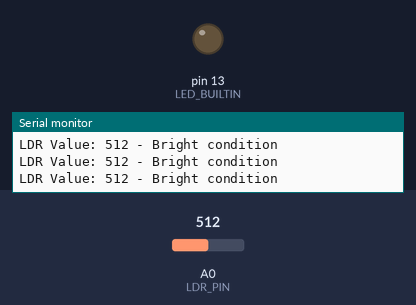
The sketch below on a simulated Arduino Uno, built with avr-gcc and run on an emulated ATmega328P. On the bench: output pins drawn as LEDs (lit = HIGH), the last lines printed to the serial monitor. The inputs (shaded band) are chosen by the test bench; at power-on: A0 (LDR_PIN) = 512.

Above: at 1.2 s.
1.3 s: A0 (LDR_PIN) set to 692
2.8 s: A0 (LDR_PIN) set to 718
At 4.2 s:
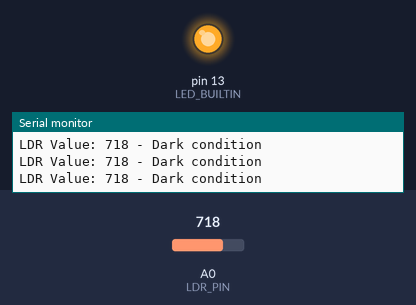
4.5 s: A0 (LDR_PIN) set to 690
At 5.6 s:
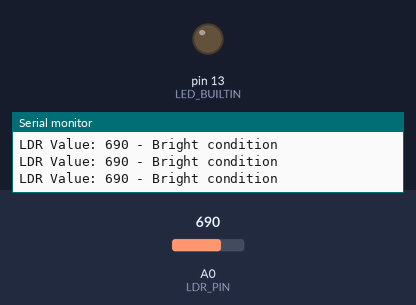
6.0 s: A0 (LDR_PIN) set to 710
At 6.8 s:
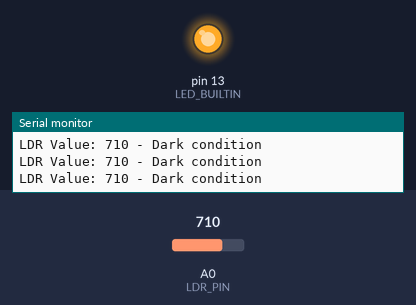
Timing chart, 0 to 8.5 s (numbered marks = the images above; inputs shaded):
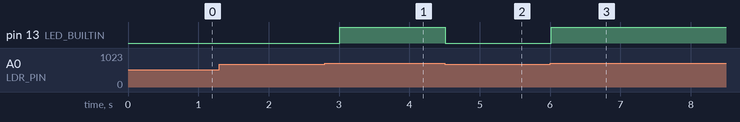

Measured:
- the behaviour switches between 700 and 701 on A0 (LDR_PIN) (found by bisection; images 0 and 1)
- after the input at 2.8 s, pin 13 (LED_BUILTIN): LOW → HIGH after 0.21 s
- after the input at 4.5 s, pin 13 (LED_BUILTIN): HIGH → LOW at once
- after the input at 6.0 s, pin 13 (LED_BUILTIN): LOW → HIGH at once

The sketch:

smart_streetLamp_concept.ino
```cpp
#define LDR_PIN A0

void setup() {
  Serial.begin(9600);
  pinMode(LED_BUILTIN, OUTPUT);
}

void loop() {
  int ldrValue = analogRead(LDR_PIN);

  Serial.print("LDR Value: ");
  Serial.print(ldrValue);

  if (ldrValue > 700) {
    Serial.println(" - Dark condition");
    digitalWrite(LED_BUILTIN, HIGH);
  }
  else {
    Serial.println(" - Bright condition");
    digitalWrite(LED_BUILTIN, LOW);
  }

  delay(250);
}
```
